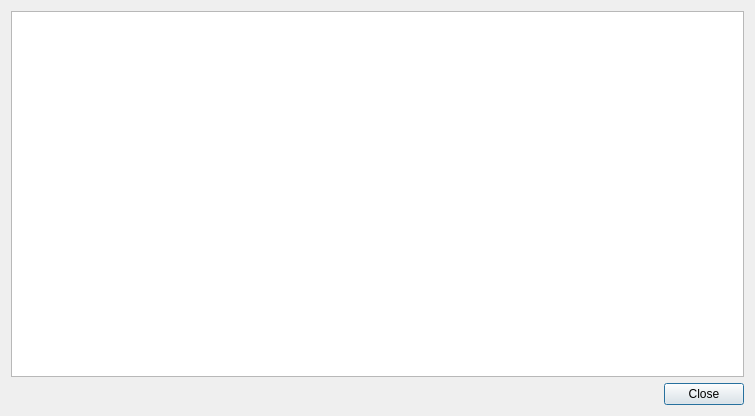
<?xml version="1.0" encoding="UTF-8"?>
<ui version="4.0">
 <class>Dialog</class>
 <widget class="QDialog" name="Dialog">
  <property name="geometry">
   <rect>
    <x>0</x>
    <y>0</y>
    <width>755</width>
    <height>416</height>
   </rect>
  </property>
  <property name="windowTitle">
   <string>IFC representation of</string>
  </property>
  <layout class="QVBoxLayout" name="verticalLayout">
   <item>
    <widget class="QTreeWidget" name="treeWidget">
     <attribute name="headerVisible">
      <bool>false</bool>
     </attribute>
     <column>
      <property name="text">
       <string notr="true">1</string>
      </property>
     </column>
    </widget>
   </item>
   <item>
    <widget class="QDialogButtonBox" name="buttonBox">
     <property name="orientation">
      <enum>Qt::Horizontal</enum>
     </property>
     <property name="standardButtons">
      <set>QDialogButtonBox::Close</set>
     </property>
    </widget>
   </item>
  </layout>
 </widget>
 <resources/>
 <connections>
  <connection>
   <sender>buttonBox</sender>
   <signal>accepted()</signal>
   <receiver>Dialog</receiver>
   <slot>accept()</slot>
   <hints>
    <hint type="sourcelabel">
     <x>248</x>
     <y>254</y>
    </hint>
    <hint type="destinationlabel">
     <x>157</x>
     <y>274</y>
    </hint>
   </hints>
  </connection>
  <connection>
   <sender>buttonBox</sender>
   <signal>rejected()</signal>
   <receiver>Dialog</receiver>
   <slot>reject()</slot>
   <hints>
    <hint type="sourcelabel">
     <x>316</x>
     <y>260</y>
    </hint>
    <hint type="destinationlabel">
     <x>286</x>
     <y>274</y>
    </hint>
   </hints>
  </connection>
 </connections>
</ui>
